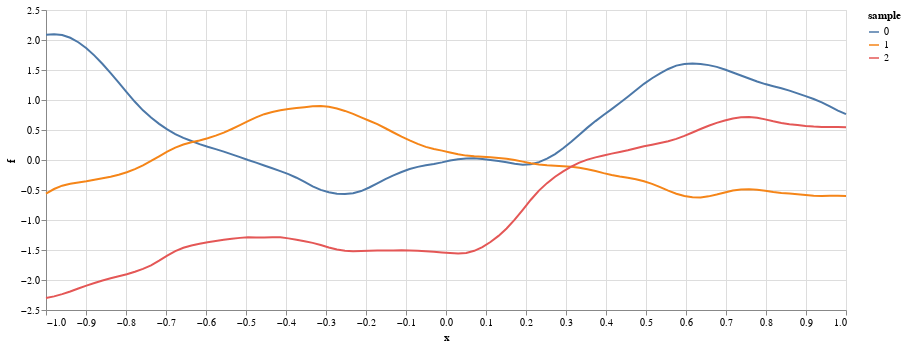

Write notebook code for a chart like this one.
### Markdown cell above
We can see that there are many wasted measurements in locations where we are reasonably sure the maximum is not located.
In addition it is still difficult to be sure where the chimney is.

How can we do better?

## Bayesian optimisation
This is where Bayesian optimisation (BO) comes in.
Bayesian optimisation is going to do better than grid (or random) search by choosing where to measure the depth of snow in some sort of *optimal* way.

Bayesian optimisation requires:
- a *prior on the underlying function* to be optimised (some understanding of houses' skylines and their depths)
- a *prior on the measurement error* (some understanding of how good Rudolph is at measuring depth)

Using some underlying theory, Bayesian optimisation then iterates around the following loop:
- *choose the next measurement location* so as to minimise the total number of measurements required (the acquisition function)
- ask the black-box function for a *noisy measurement* at that location
- *update its model* of the underlying function and measurement error (computes a posterior given prior and data)

Some stopping criterion is used to avoid iterating indefinitely.
Bayesian optimisation returns the posterior for the underlying function to use as you see fit.
In particular you may wish to obtain a posterior over the location of the maximum of the function.

## Optimisation guessing game
However, before we try Bayesian optimisation, we will try to optimise a black-box function ourselves.
Your task will be to find the maximum of the underlying function using as few function evaluations as possible.

Unfortunately we do not have a suitable Bayesian model for house skylines so we will use a Gaussian process prior on functions instead.
Some typical functions are shown below to give you an idea what the underlying function might look like.

### Code cell
blackbox1 = bb.GPBlackBox(ndim=1)
xx = blackbox1.xgrid(npoints=100)[:, 0]
prior_samples = pd.concat([
    pd.DataFrame(dict(x=xx, f=bb.prior_draw(blackbox1.kernel, xx), sample=s))
    for s in range(3)])
prior_chart = (
    alt.Chart(prior_samples)
    .mark_line()
    .encode(x='x', y='f', color='sample:N'))
prior_chart.properties(width=800, height=300)

### Figure 1 — Vega-Lite specification as saved in the notebook (floating-point values rounded to 4 significant figures; data arrays with more than 128 entries replaced by an {"elided": "..."} marker saying what was removed)
{"config": {"view": {"continuousWidth": 400, "continuousHeight": 300}}, "data": {"name": "data-1a6be96a3dbef80d0912198dbfcf0af4"}, "mark": "line", "encoding": {"color": {"type": "nominal", "field": "sample"}, "x": {"type": "quantitative", "field": "x"}, "y": {"type": "quantitative", "field": "f"}}, "height": 300, "width": 800, "$schema": "https://vega.github.io/schema/vega-lite/v4.8.1.json", "datasets": {"data-1a6be96a3dbef80d0912198dbfcf0af4": {"elided": "300 records"}}}
